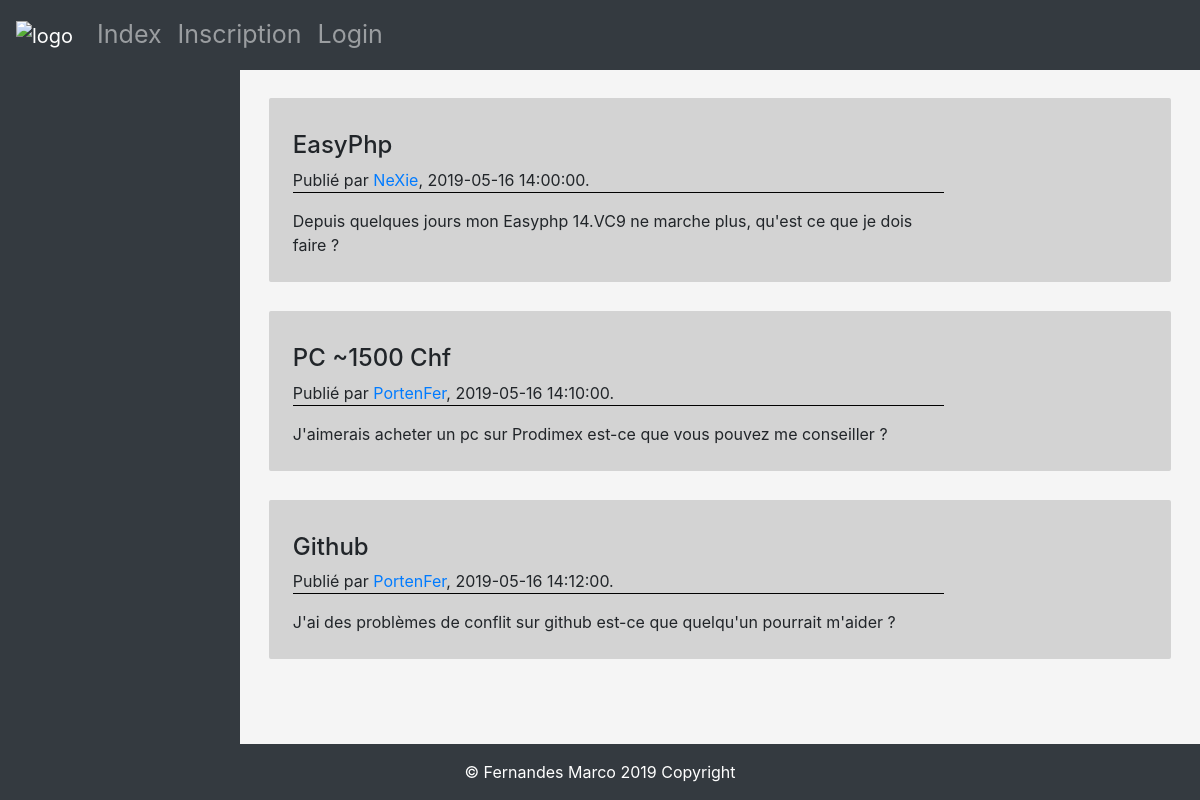
The page / on the database its author committed.
### tables this page shows
CREATE TABLE IF NOT EXISTS `articles` (
  `id_article` int(11) NOT NULL AUTO_INCREMENT,
  `id_topic` int(11) NOT NULL,
  `id_user` int(11) NOT NULL,
  `title` varchar(50) NOT NULL,
  `content` text NOT NULL,
  `creation_date` timestamp NOT NULL DEFAULT CURRENT_TIMESTAMP,
  `is_active` tinyint(1) NOT NULL,
  PRIMARY KEY (`id_article`),
  KEY `id_article` (`id_article`),
  KEY `id_topic` (`id_topic`),
  KEY `id_user` (`id_user`)
);

CREATE TABLE IF NOT EXISTS `users` (
  `id_user` int(11) NOT NULL AUTO_INCREMENT,
  `pseudo` varchar(50) NOT NULL,
  `last_name` varchar(50) NOT NULL,
  `first_name` varchar(50) NOT NULL,
  `email` varchar(50) NOT NULL,
  `password` varchar(45) NOT NULL,
  `is_admin` tinyint(1) NOT NULL,
  `is_active` tinyint(1) NOT NULL,
  PRIMARY KEY (`id_user`)
);

### new_functions/pdoConnection.php (called while the page is built, shortened)
<?php
class EDatabase {
    private static $pdoInstance;
    public static function getInstance() {
        if (self::$pdoInstance == null) {
            try {
                $dsn = EDB_DBTYPE . ':host=' . EDB_HOST . ';port=' . EDB_PORT . ';dbname=' . EDB_DBNAME . ';charset=utf8';
                self::$pdoInstance = new PDO($dsn, EDB_USER, EDB_PASS);
                self::$pdoInstance->setAttribute(PDO::ATTR_ERRMODE, PDO::ERRMODE_EXCEPTION);
            } catch (PDOException $e) {
                echo "Database Error: " . $e->getMessage();
            }
        }
        return self::$pdoInstance;
    }
}

### new_functions/fonctionDatabase.php (called while the page is built, shortened)
<?php
function getArticlesPublic() {
    try {
        $sql = "SELECT * FROM `articles` "
                . "LEFT JOIN `users` ON `articles`.`id_user` = `users`.`id_user` "
                . "WHERE `articles`.`is_active` = 1 "
                . "AND `users`.`is_active` = 1 "
                . "ORDER BY creation_date ASC LIMIT 5";
        $dbQuery = EDatabase::getInstance()->prepare($sql);
        $dbQuery->execute();
        return $dbQuery->fetchAll(PDO::FETCH_ASSOC);
    } catch (PDOException $e) {
        die('Erreur : ' . $e->getMessage());
    }
}

### new_includes/articlesPublic.php (the view, shortened to what this page needs)
<article>
    <div class="insideArt row content">
        <div class="col-sm-9">
            <h4><?= $value["title"] ?></h4>
            <p class="bordure"> Publié par <a href="index.php?page=publicProfile&pseudoProfile=<?= $value["pseudo"] ?>"><?= $value["pseudo"] ?></a>, <?= $value["creation_date"] ?>.</p>
            <p><?= $value["content"] ?></p>
        </div>
    </div>
</article>

### new_includes/article.inc.php (shortened to what this page needs)
<section>
    <?php
    if ($page == "Index") {
        $tableArticlesPublic = getArticlesPublic();
        foreach ($tableArticlesPublic as $value) {
            include '/new_includes/articlesPublic.php';
        }
    }
    ?>
</section>

### css/MyCFPTForum.css (style rules this page uses)
section { height: 88vh; background-color: whitesmoke; overflow-y: scroll; }
article { border-radius: 2px; margin: 3% 3% 3% 3%; background-color: lightgrey; }
.insideArt { margin-left: 1%; padding-top: 1%; padding-bottom: 1%; }
.bordure { border-bottom:1px solid black; }
body { background-color: #e8e8e8; }

### rows shown on the page
articles: title "EasyPhp", id_user.pseudo "NeXie", creation_date "2019-05-16 14:00:00", content "Depuis quelques jours mon Easyphp 14.VC9 ne marche plus, qu'est ce que je dois faire ?"
articles: title "PC ~1500 Chf", id_user.pseudo "PortenFer", creation_date "2019-05-16 14:10:00", content "J'aimerais acheter un pc sur Prodimex est-ce que vous pouvez me conseiller ?"
articles: title "Github", id_user.pseudo "PortenFer", creation_date "2019-05-16 14:12:00", content "J'ai des problèmes de conflit sur github est-ce que quelqu'un pourrait m'aider ?"
